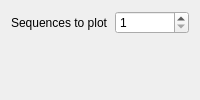
<?xml version="1.0" encoding="UTF-8"?>
<ui version="4.0">
 <class>PlotAtomNumber</class>
 <widget class="QWidget" name="PlotAtomNumber">
  <layout class="QFormLayout" name="formLayout">
   <item row="0" column="0">
    <widget class="QLabel" name="label_sequences">
     <property name="text">
      <string>Sequences to plot</string>
     </property>
    </widget>
   </item>
   <item row="0" column="1">
    <widget class="QSpinBox" name="sequences">
     <property name="minimum">
      <number>1</number>
     </property>
     <property name="maximum">
      <number>100</number>
     </property>
     <property name="value">
      <number>1</number>
     </property>
    </widget>
   </item>
  </layout>
 </widget>
 <resources/>
 <connections/>
</ui>
